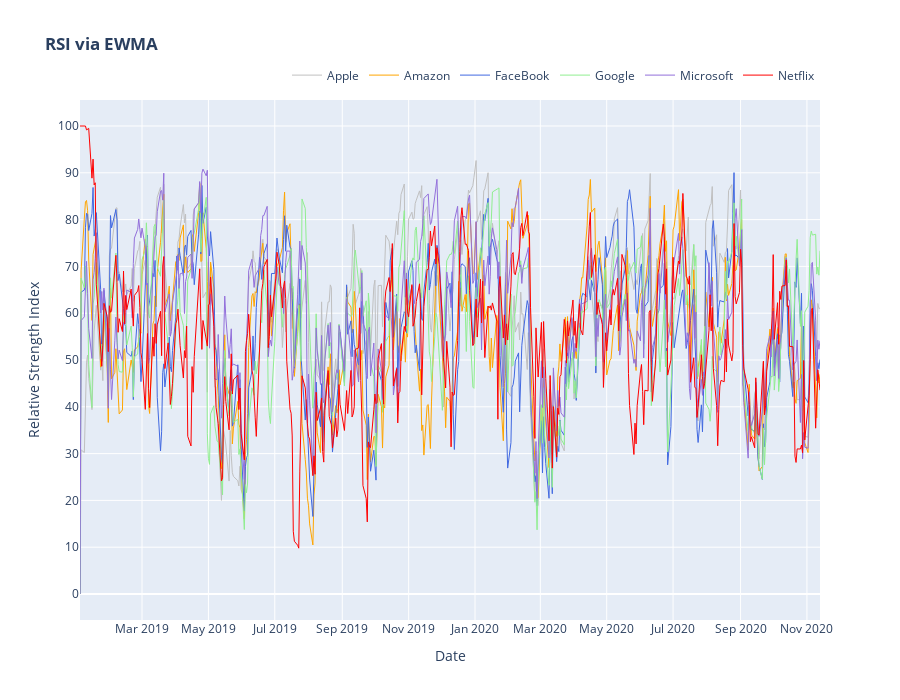

Source (notebook cell):
### Code cell
print(RSI1.tail())

#plot
fig = go.Figure()

#create lines/traces
fig.add_trace(go.Scatter(x=RSI1['Date'], y=RSI1['AAPL'],
                    mode='lines',
                    name='Apple',
                    line=dict(color="Silver", width=1),))
fig.add_trace(go.Scatter(x=RSI1['Date'], y=RSI1['AMZN'],
                    mode='lines',
                    name='Amazon',
                    line=dict(color="orange", width=1),))
fig.add_trace(go.Scatter(x=RSI1['Date'], y=RSI1['FB'],
                    mode='lines',
                    name='FaceBook',
                    line=dict(color="royalblue", width=1),))
fig.add_trace(go.Scatter(x=RSI1['Date'], y=RSI1['GOOGL'],
                    mode='lines',
                    name='Google',
                    line=dict(color="LightGreen", width=1),))
fig.add_trace(go.Scatter(x=RSI1['Date'], y=RSI1['MSFT'],
                    mode='lines',
                    name='Microsoft',
                    line=dict(color="MediumPurple", width=1),))
fig.add_trace(go.Scatter(x=RSI1['Date'], y=RSI1['NFLX'],
                    mode='lines',
                    name='Netflix',
                    line=dict(color="Red", width=1),))

#update axis ticks
fig.update_yaxes(nticks=20)
fig.update_xaxes(nticks=12)

#update layout
fig.update_layout(title="<b>RSI via EWMA</b>"
                 , height = 700
                 , xaxis_title='Date'
                 , yaxis_title='Relative Strength Index'
                 , template = "plotly" #['ggplot2', 'seaborn', 'simple_white', 'plotly', 'plotly_white', 'plotly_dark']
                 )

#update legend
fig.update_layout(legend=dict(
    orientation="h",
    yanchor="bottom",
    y=1.02,
    xanchor="right",
    x=1
))

fig.show()

### Figure 1 — Plotly figure (JSON) as saved in the notebook; plotly's stock layout.template omitted (floating-point values rounded to 4 significant figures; data arrays with more than 128 entries replaced by an {"elided": "..."} marker saying what was removed)
{"data": [{"line": {"color": "Silver", "width": 1}, "mode": "lines", "name": "Apple", "type": "scatter", "x": {"elided": "472 str values"}, "y": {"elided": "472 float values"}}, {"line": {"color": "orange", "width": 1}, "mode": "lines", "name": "Amazon", "type": "scatter", "x": {"elided": "472 str values"}, "y": {"elided": "472 float values"}}, {"line": {"color": "royalblue", "width": 1}, "mode": "lines", "name": "FaceBook", "type": "scatter", "x": {"elided": "472 str values"}, "y": {"elided": "472 float values"}}, {"line": {"color": "LightGreen", "width": 1}, "mode": "lines", "name": "Google", "type": "scatter", "x": {"elided": "472 str values"}, "y": {"elided": "472 float values"}}, {"line": {"color": "MediumPurple", "width": 1}, "mode": "lines", "name": "Microsoft", "type": "scatter", "x": {"elided": "472 str values"}, "y": {"elided": "472 float values"}}, {"line": {"color": "Red", "width": 1}, "mode": "lines", "name": "Netflix", "type": "scatter", "x": {"elided": "472 str values"}, "y": {"elided": "472 float values"}}], "layout": {"height": 700, "legend": {"orientation": "h", "x": 1, "xanchor": "right", "y": 1.02, "yanchor": "bottom"}, "title": {"text": "<b>RSI via EWMA</b>"}, "xaxis": {"nticks": 12, "title": {"text": "Date"}}, "yaxis": {"nticks": 20, "title": {"text": "Relative Strength Index"}}}}
